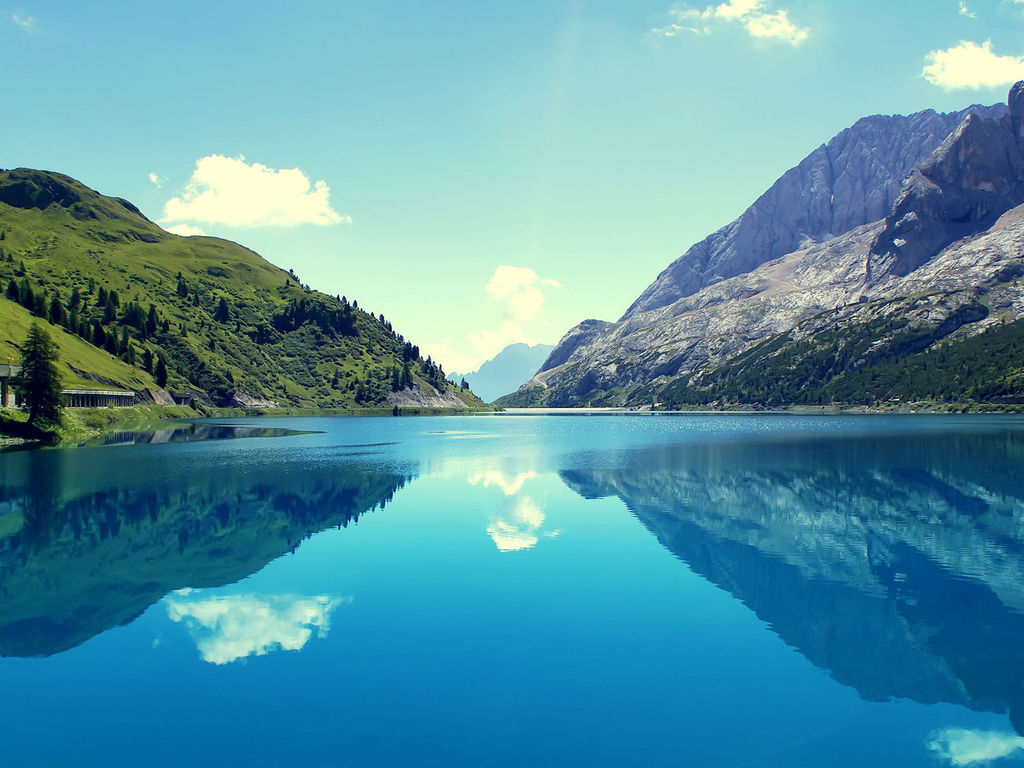
#> input picture images/1024x768.jpg, 1024 x 768 px, found by its file name; its folder holds only this picture in this run
$ python ImageProcessor-Embossing-Scaling.py
#> lines starting #> are read from the running program, lines starting #| are printed output that depends on the picture; long printed decimals are rounded
from PIL import Image
from PIL import ImageFilter
from PIL import Image
import numpy as np
import time
from pathlib import Path
import os
from concurrent.futures import ThreadPoolExecutor
from queue import Queue

# Указание пути к с исходным файлам
img_folder = Path("D:\\PP\\Task-2\\images")

threads_count = 1 # Количество потоков

def main():


    main_start_time = time.time()

    print(f"\nКоличество потоков: {threads_count}")

    try:
        # Допустимые расширения файлов для обработки (изображения)
        img_extensions = ['.jpg', '.jpeg', '.png', '.gif', '.bmp']

        # Получение из папки списка изображений с фильтрацией по допустимым расширениям
        img_list = [img_name for img_name in os.listdir(img_folder) if os.path.splitext(img_name)[1].lower() in img_extensions]

        # Обработка каждого изображения в списке последовательно
        for img_name in img_list:
            img_processor(img_name)

    except Exception as e:
        print(e)
        raise(e)

    main_end_time = time.time()

    print(f"Общее время работы программы составило {(main_end_time - main_start_time)} секунд")

def img_processor(img_name):

#> called with img_name = '1024x768.jpg'
  image = Image.open(os.path.join(img_folder, img_name))
#> image is the input picture: PIL image 1024x768 RGB; mean R, G, B 85.2, 147.7, 163.3

  print("\nОбработка файла " + img_name + "...")

  # Объявление переменной для записи суммы времени работы всех запусков программы
  total_time = 0

  # Запуск цикла для троекратного выполнения программы
  for run in range(3):

    # Начало отсчета времени выполнения программы
    start_time = time.time()

    # Создание матрицы конволюции для придания исходному изображению рельефа
    emboss_kernel = np.array([[-2, -1, 0],
                            [-1, 1, 1],
                            [0, 1, 2]])

    # Применение свертки для каждого цветового канала
    red_channel = image.split()[0].filter(ImageFilter.Kernel((3, 3), emboss_kernel.flatten()))
    green_channel = image.split()[1].filter(ImageFilter.Kernel((3, 3), emboss_kernel.flatten()))
    blue_channel = image.split()[2].filter(ImageFilter.Kernel((3, 3), emboss_kernel.flatten()))

    # Объединение каналов
    embossed_image = Image.merge('RGB', (red_channel, green_channel, blue_channel))

    # Проход по каждому пикселю изображения
    def process_row(result_queue, input_row, i, y_total):

        input_width, input_height = input_row.size

        output_row = Image.new('RGB', (input_width // 2, input_height // 2))

        y = 0

        for x in range(0, input_width, 2):

            # Вычисление средних значений цветовых компонент
            avg_color = (
                (input_row.getpixel((x, y))[0] + input_row.getpixel((x + 1, y))[0] +
                input_row.getpixel((x, y + 1))[0] + input_row.getpixel((x + 1, y + 1))[0]) // 4,

                (input_row.getpixel((x, y))[1] + input_row.getpixel((x + 1, y))[1] +
                input_row.getpixel((x, y + 1))[1] + input_row.getpixel((x + 1, y + 1))[1]) // 4,

                (input_row.getpixel((x, y))[2] + input_row.getpixel((x + 1, y))[2] +
                input_row.getpixel((x, y + 1))[2] + input_row.getpixel((x + 1, y + 1))[2]) // 4
            )

            output_row.putpixel((x // 2, 0), avg_color)

        result_queue.put((output_row, i))

    def scaling(img_name, embossed_image, image_rows):

        # Получение размеров исходного изображения
        input_width, input_height = embossed_image.size

        # Создание нового изображения для масштабирования изображения с рельефом
        output = Image.new('RGB', (input_width // 2, input_height // 2))

        output_rows_array = []  # Создаем пустой массив для хранения результатов

        result_queue = Queue()

        with ThreadPoolExecutor(max_workers = threads_count) as executor:
            for y in range(0, input_height, 2):
                i = y//2
                executor.submit(process_row, result_queue, image_rows[i], i, y)

        while not result_queue.empty():
            output_row = result_queue.get()
            output_rows_array.append((output_row))

        return output_rows_array

    image_rows = split_image(embossed_image)

    scaled_array = scaling(img_name, embossed_image, image_rows)

    output = merge(scaled_array)

    output.save(f'D:\PP\Task-2\images\output\{os.path.splitext(img_name)[0]}_output.jpg')

    # Конец отсчета времени выполнения программы
    end_time = time.time()

    # Вывод в терминал значения времени выполнения программы
    execution_time = end_time - start_time
    print(f"Время выполнения {run + 1} запуска программы составляет {execution_time} секунд")

    total_time += execution_time
#> this loop made 3 passes
#> pass 1, in img_processor, `red_channel = image.split()[0].filter(ImageFilter.Kernel((3, 3), embos..`:
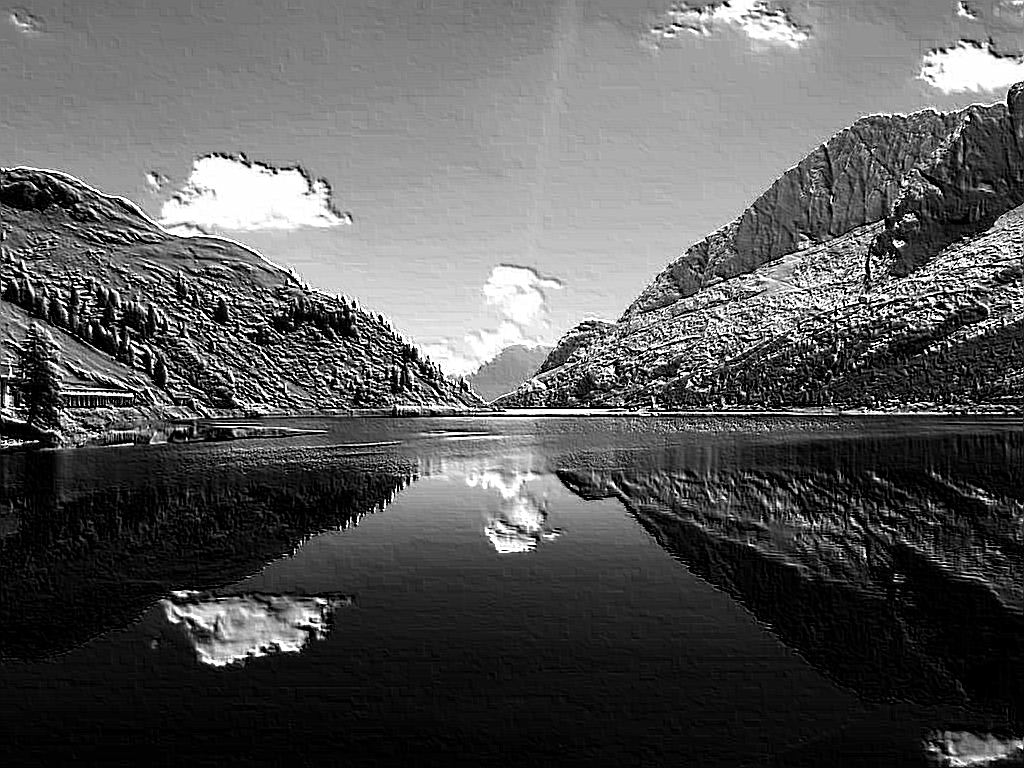
#> red_channel: PIL image 1024x768 L; min 0, max 255, mean 88.7
#> pass 1, in img_processor, `green_channel = image.split()[1].filter(ImageFilter.Kernel((3, 3), emb..`:
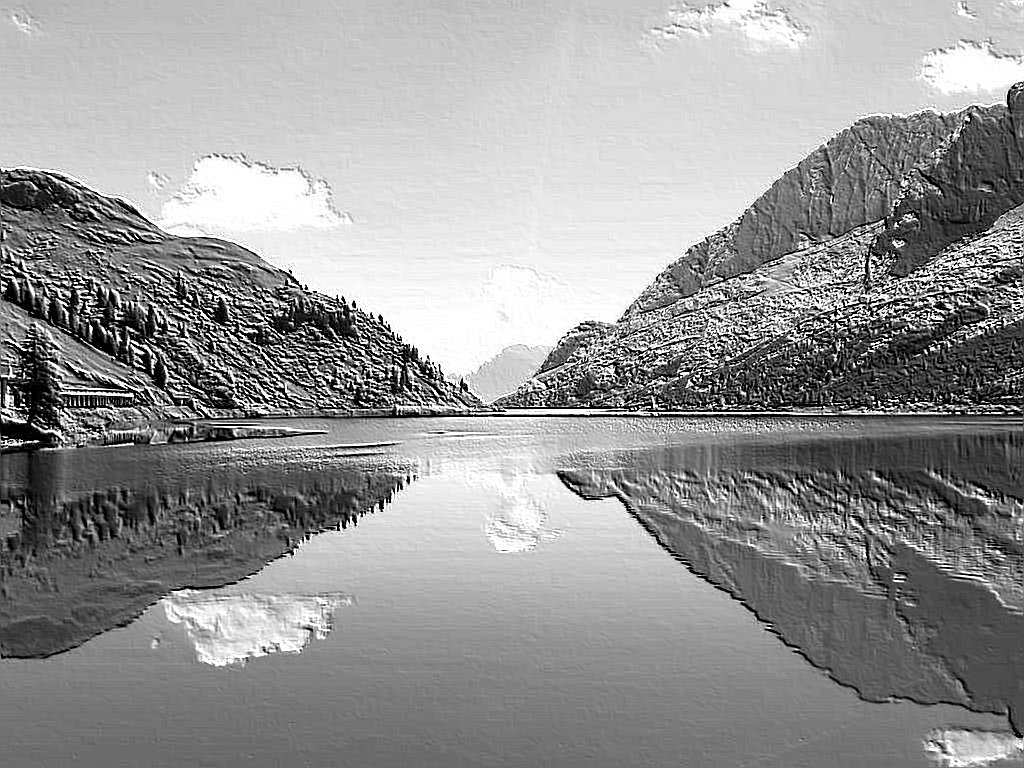
#> green_channel: PIL image 1024x768 L; min 0, max 255, mean 149.3
#> pass 1, in img_processor, `blue_channel = image.split()[2].filter(ImageFilter.Kernel((3, 3), embo..`:
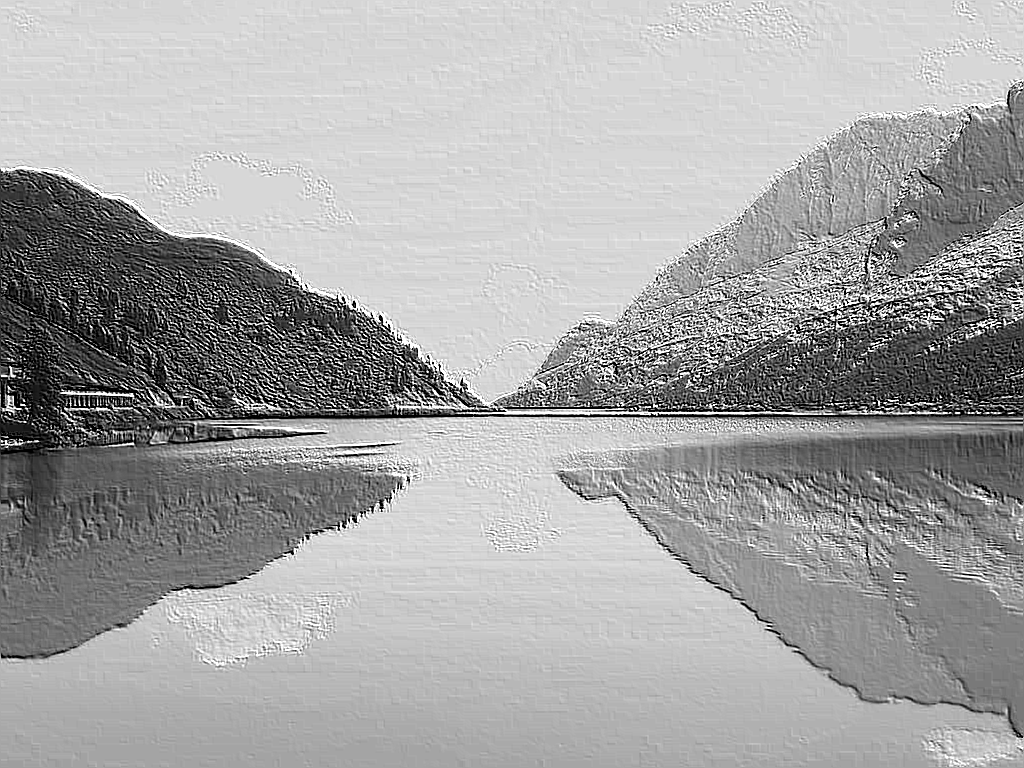
#> blue_channel: PIL image 1024x768 L; min 0, max 255, mean 164.1
#> pass 1, in img_processor, `embossed_image = Image.merge('RGB', (red_channel, green_channel, blue_..`:
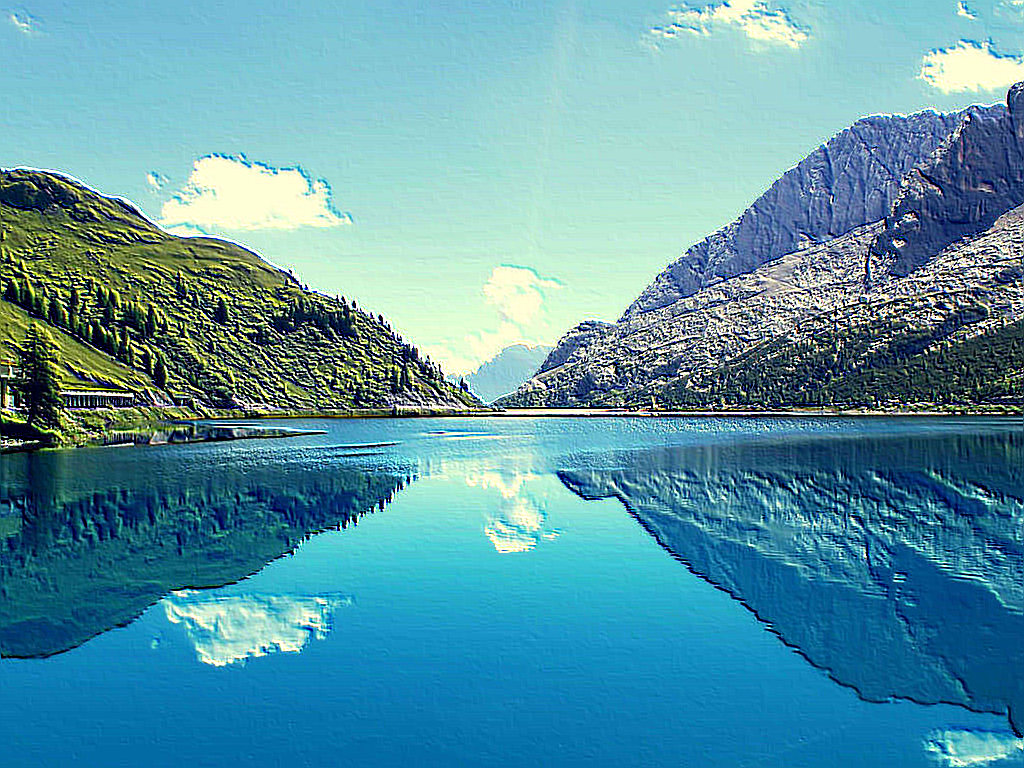
#> embossed_image: PIL image 1024x768 RGB; mean R, G, B 88.7, 149.3, 164.1
#> after the loop:
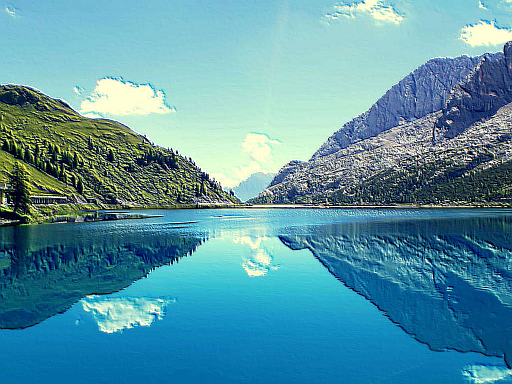
#> output: PIL image 512x384 RGB; mean R, G, B 88.4, 149, 163.8
#> after the loop, total_time = 8.59

  print(f"Среднее время работы программы составляет {total_time / 3} секунд \n")
#| Среднее время работы программы составляет 2.864 секунд

def split_image(image):
    img_width, img_height = image.size
    image_rows = []

    for y in range(0, img_height, 2):
        # Извлекаем строку изображения высотой 2 пикселя
        row = image.crop((0, y, img_width, min(y + 2, img_height)))
        image_rows.append(row)

    return image_rows

def merge(scaled_array):
    # Проверяем, пуст ли массив
    if len(scaled_array) == 0:
        return None

    # Получаем ширину изображения
    width = scaled_array[0][0].width
    height = len(scaled_array)

    # Создаем пустое изображение для объединенного изображения
    full_image = Image.new('RGB', (width, height), color=(255, 255, 255))

    # Объединяем части изображения
    for i, part in enumerate(scaled_array):
        full_image.paste(part[0], (0, i))

    # Показываем объединенное изображение
    return full_image

if __name__ == "__main__":
    main()

$ run again, on images/2048x1468.jpg
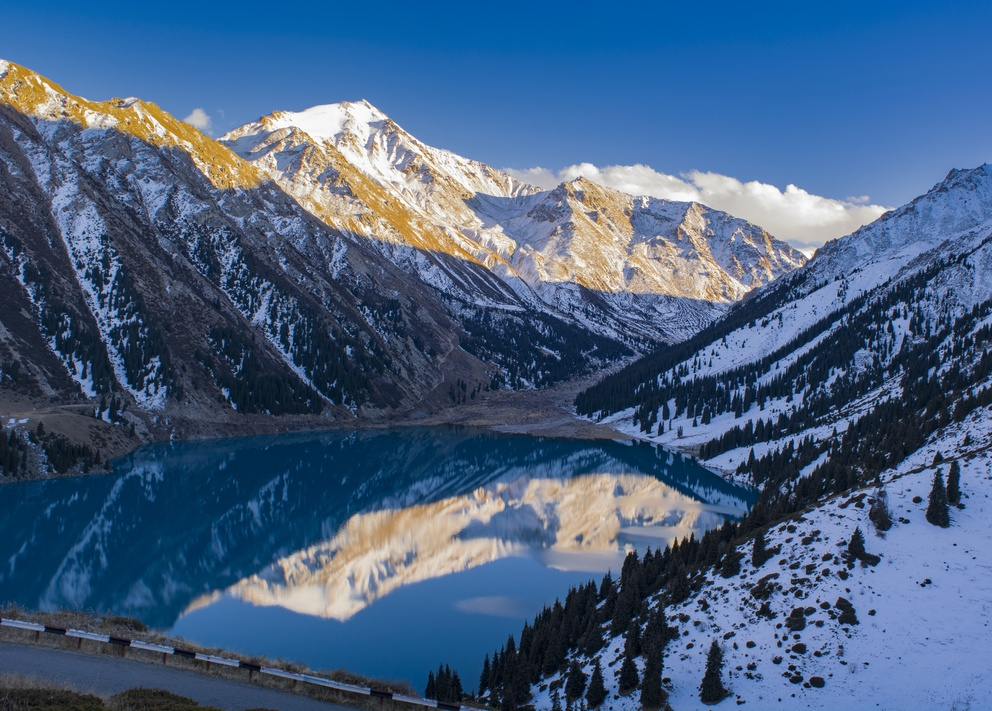
#> input picture images/2048x1468.jpg, 992 x 711 px, shrunk from 2048 x 1468 before the run, found by its file name
#> in img_processor, image is the input picture: PIL image 992x711 RGB; mean R, G, B 70.5, 96.8, 130.1
#> the loop in img_processor, `for run in range(3):` made 3 passes
#> pass 1, in img_processor, `embossed_image = Image.merge('RGB', (red_channel, green_channel, blue_..`:
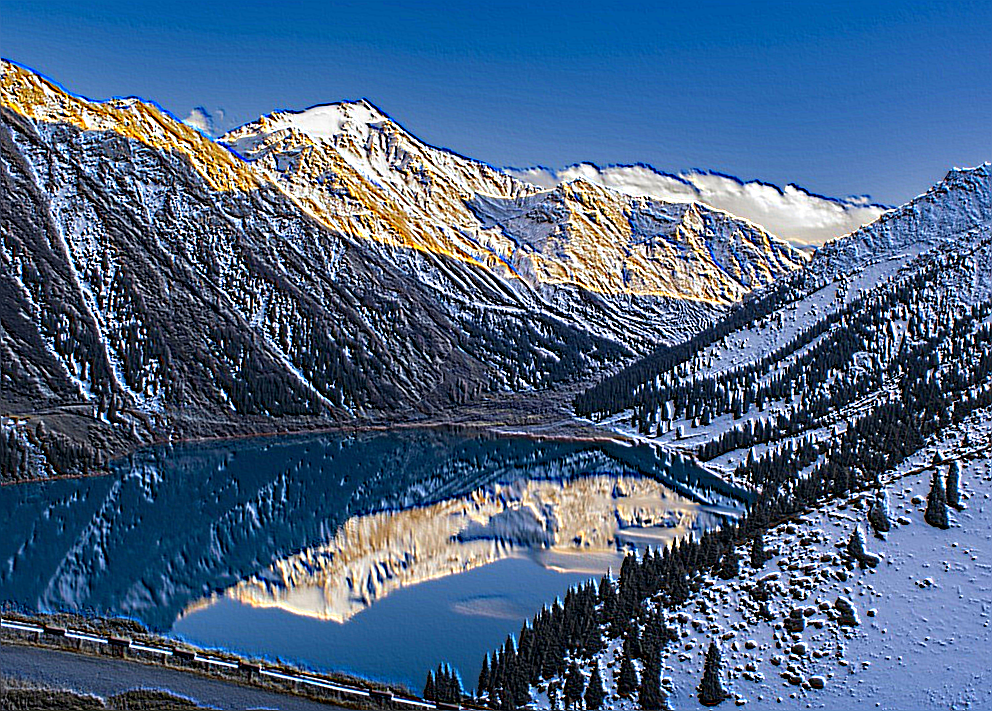
#> embossed_image: PIL image 992x711 RGB; mean R, G, B 74.6, 99.3, 130.7
#> after the loop in img_processor, `for run in range(3):`:
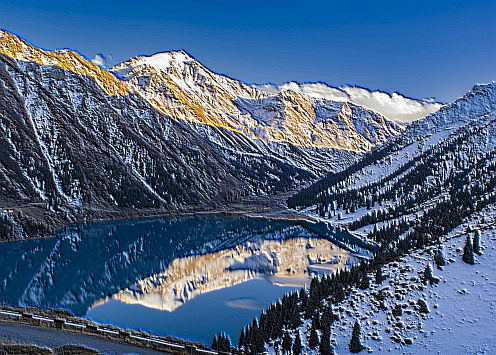
#> output: PIL image 496x355 RGB; mean R, G, B 74.3, 99, 130.4
#> after the loop in img_processor, `for run in range(3):`: total_time = 9.89
#| Среднее время работы программы составляет 3.295 секунд

$ run again, on images/5286x3500.jpg
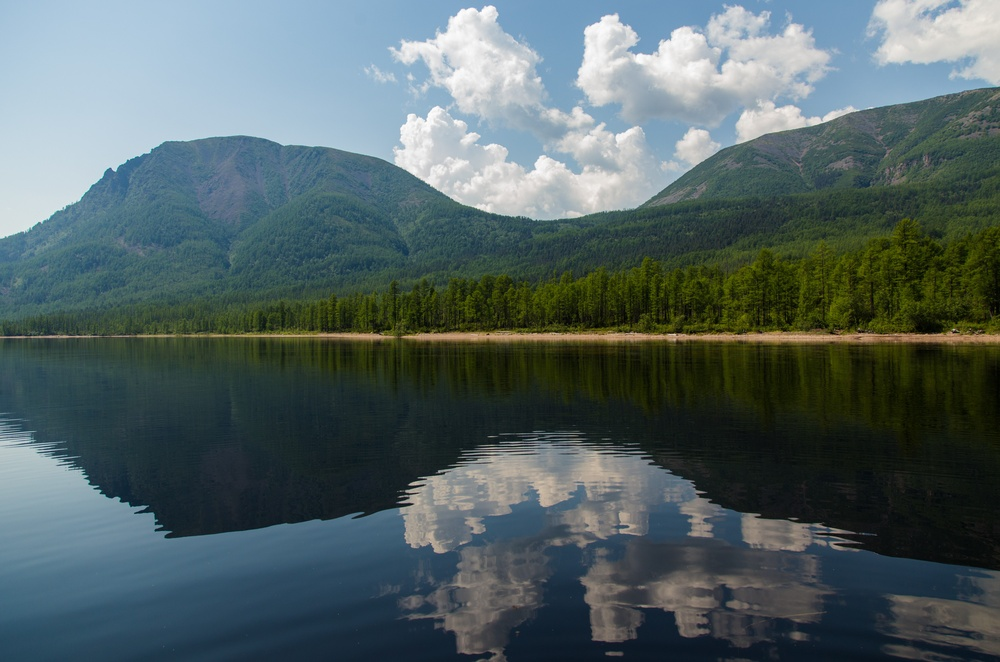
#> input picture images/5286x3500.jpg, 1000 x 662 px, shrunk from 5286 x 3500 before the run, found by its file name
#> in img_processor, image is the input picture: PIL image 1000x662 RGB; mean R, G, B 83.6, 99.3, 100.3
#> the loop in img_processor, `for run in range(3):` made 3 passes
#> pass 1, in img_processor, `blue_channel = image.split()[2].filter(ImageFilter.Kernel((3, 3), embo..`:
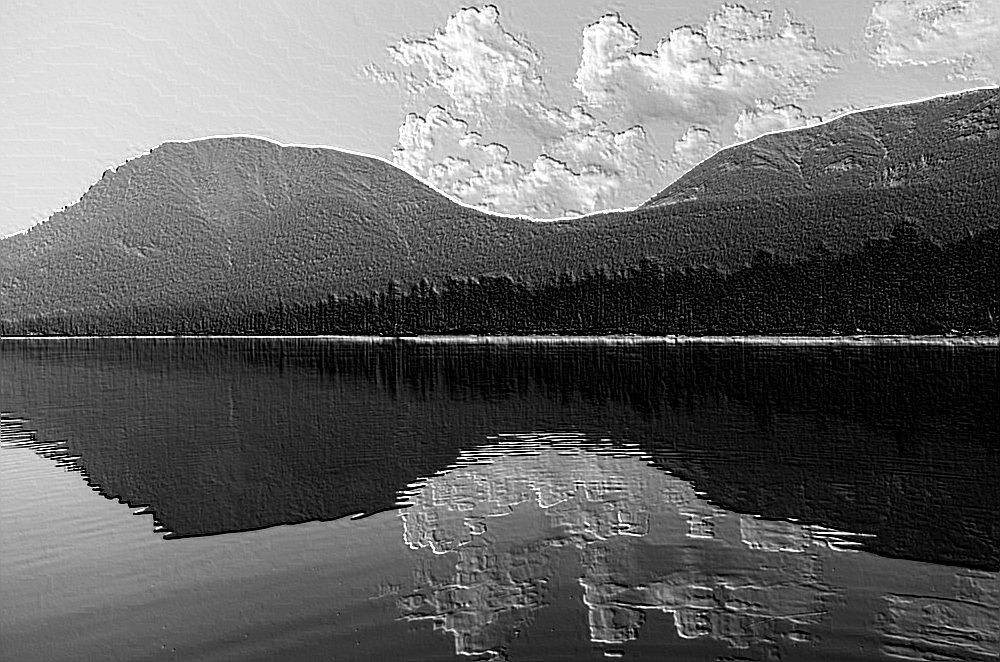
#> blue_channel: PIL image 1000x662 L; min 0, max 255, mean 102.6
#> after the loop in img_processor, `for run in range(3):`:
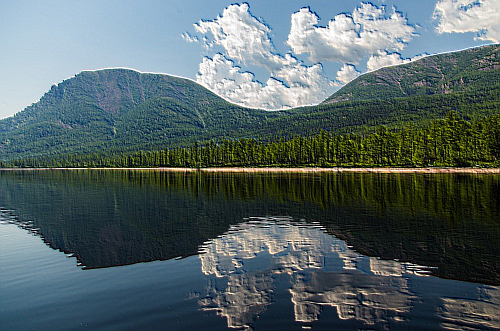
#> output: PIL image 500x331 RGB; mean R, G, B 85.2, 100.7, 102.2
#> after the loop in img_processor, `for run in range(3):`: total_time = 7.54
#| Среднее время работы программы составляет 2.512 секунд
